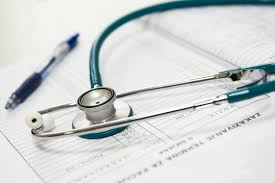
#> input picture medical-image-loader-analyzer/data/img1.jpg, 275 x 183 px; its folder holds only this picture in this run
$ python main.py
#> lines starting #> are read from the running program, lines starting #| are printed output that depends on the picture
### medical-image-loader-analyzer/src/image_loader.py
import os
import cv2

def load_images_from_folder(folder_path):
#> called with folder_path = 'data'
    images = []
    image_names = []

    for file_name in os.listdir(folder_path):
        file_path = os.path.join(folder_path, file_name)
        image = cv2.imread(file_path)
#> image is the input picture: shape (183, 275, 3); mean B, G, R 212.7, 212.9, 209.3

        if image is None:
            print(f"Skipping unreadable file: {file_name}")
            continue

        images.append(image)
        image_names.append(file_name)

    return images, image_names

### medical-image-loader-analyzer/src/analyzer.py
import numpy as np

def calculate_image_stats(image):
    height, width = image.shape
    mean_intensity = np.mean(image)

    return {
        "resolution": f"{width} x {height}",
        "mean_intensity": round(float(mean_intensity), 2)
    }

### medical-image-loader-analyzer/src/image_processor.py
import cv2

def convert_to_grayscale(image):
    return cv2.cvtColor(image, cv2.COLOR_BGR2GRAY)

def resize_image(image, size=(256, 256)):
    return cv2.resize(image, size)

### medical-image-loader-analyzer/main.py
import os
import cv2
from src.image_loader import load_images_from_folder
from src.image_processor import convert_to_grayscale, resize_image
from src.analyzer import calculate_image_stats

RAW_IMAGE_DIR = "data"
OUTPUT_DIR = "output"
IMAGE_SIZE = (256, 256)

os.makedirs(OUTPUT_DIR, exist_ok=True)

images, image_names = load_images_from_folder(RAW_IMAGE_DIR)
#> images = 1 item; image_names = ['img1.jpg']

for image, name in zip(images, image_names):
    gray_image = convert_to_grayscale(image)
    resized_image = resize_image(gray_image, IMAGE_SIZE)

    stats = calculate_image_stats(resized_image)

    output_path = os.path.join(OUTPUT_DIR, name)
    cv2.imwrite(output_path, resized_image)

    print(f"Image: {name}")
    print(f"Resolution: {stats['resolution']}")
    print(f"Mean Pixel Intensity: {stats['mean_intensity']}")
    print("-" * 40)
#> this loop made 1 pass
#> (name, height in calculate_image_stats, width in calculate_image_stats, mean_intensity in calculate_image_stats) on pass 1: ('img1.jpg', 256, 256, 211.7)
#| Image: img1.jpg
#| Resolution: 256 x 256
#| Mean Pixel Intensity: 211.7
#| ----------------------------------------
#> pass 1, `gray_image = convert_to_grayscale(image)`:
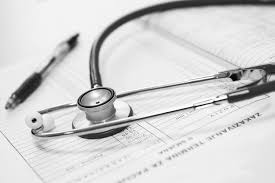
#> gray_image: shape (183, 275); min 0, max 255, mean 211.8
#> pass 1, `resized_image = resize_image(gray_image, IMAGE_SIZE)`:
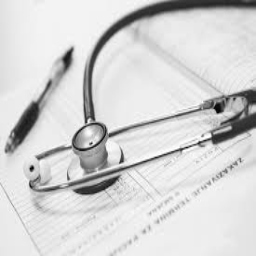
#> resized_image: shape (256, 256); min 3, max 255, mean 211.7

$ run again, on medical-image-loader-analyzer/data/img3.jpg
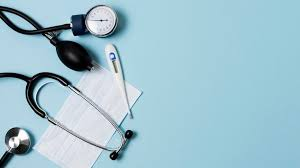
#> input picture medical-image-loader-analyzer/data/img3.jpg, 300 x 168 px
#> in load_images_from_folder, image is the input picture: shape (168, 300, 3); mean B, G, R 205.7, 193.1, 158.9
#> images = 1 item; image_names = ['img3.jpg']
#> the loop `for image, name in zip(images, image_names):` made 1 pass
#> (name, height in calculate_image_stats, width in calculate_image_stats, mean_intensity in calculate_image_stats) on pass 1: ('img3.jpg', 256, 256, 184.2)
#> (printed output is left out)
#> pass 1, `gray_image = convert_to_grayscale(image)`:
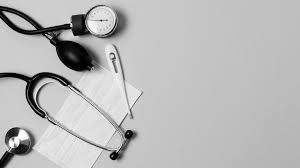
#> gray_image: shape (168, 300); min 0, max 255, mean 184.2
#> pass 1, `resized_image = resize_image(gray_image, IMAGE_SIZE)`:
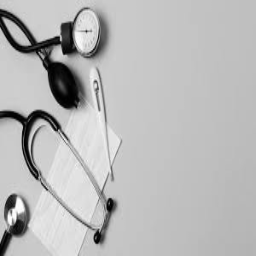
#> resized_image: shape (256, 256); min 0, max 253, mean 184.2

$ run again, on medical-image-loader-analyzer/data/img4.jpg
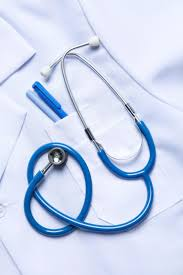
#> input picture medical-image-loader-analyzer/data/img4.jpg, 183 x 275 px
#> in load_images_from_folder, image is the input picture: shape (275, 183, 3); mean B, G, R 237.4, 214.4, 203.2
#> images = 1 item; image_names = ['img4.jpg']
#> the loop `for image, name in zip(images, image_names):` made 1 pass
#> (name, height in calculate_image_stats, width in calculate_image_stats, mean_intensity in calculate_image_stats) on pass 1: ('img4.jpg', 256, 256, 213.6)
#> (printed output is left out)
#> pass 1, `gray_image = convert_to_grayscale(image)`:
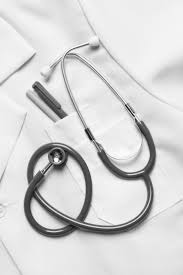
#> gray_image: shape (275, 183); min 2, max 254, mean 213.7
#> pass 1, `resized_image = resize_image(gray_image, IMAGE_SIZE)`:
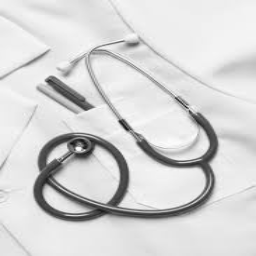
#> resized_image: shape (256, 256); min 14, max 252, mean 213.6

$ run again, on medical-image-loader-analyzer/data/img5.jpg
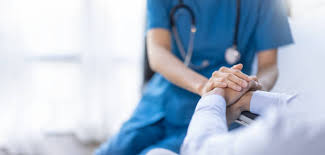
#> input picture medical-image-loader-analyzer/data/img5.jpg, 325 x 155 px
#> in load_images_from_folder, image is the input picture: shape (155, 325, 3); mean B, G, R 208.1, 190, 174.7
#> images = 1 item; image_names = ['img5.jpg']
#> the loop `for image, name in zip(images, image_names):` made 1 pass
#> (name, height in calculate_image_stats, width in calculate_image_stats, mean_intensity in calculate_image_stats) on pass 1: ('img5.jpg', 256, 256, 187.4)
#> (printed output is left out)
#> pass 1, `gray_image = convert_to_grayscale(image)`:
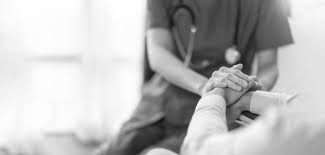
#> gray_image: shape (155, 325); min 6, max 255, mean 187.5
#> pass 1, `resized_image = resize_image(gray_image, IMAGE_SIZE)`:
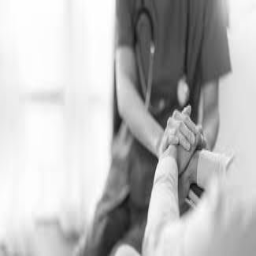
#> resized_image: shape (256, 256); min 14, max 255, mean 187.4
